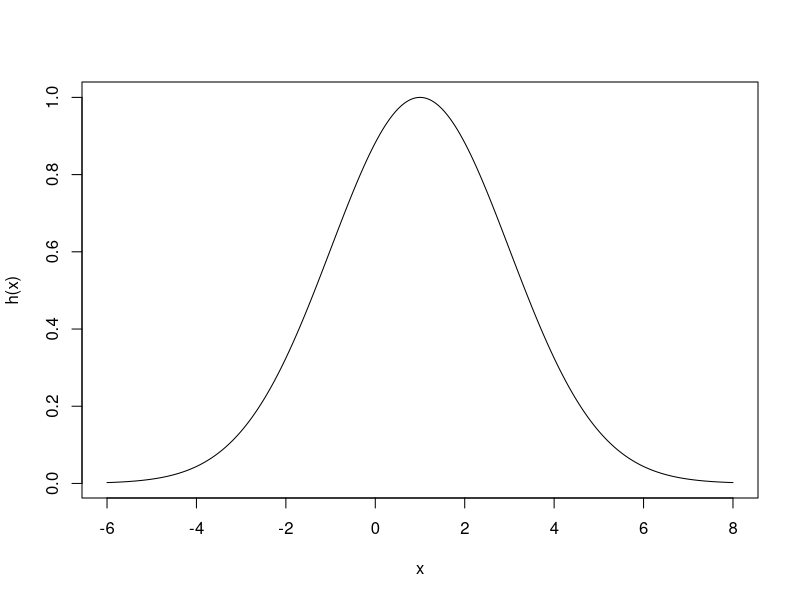

Write R code to recreate this figure.
## ---- chunk 1
#| label: silly
m = 1
s = 2
x_vals <- seq(-6, 8, length.out = 500)
y_vals <- exp(-0.5 * ((x_vals - m) / s)^2)
plot(x_vals, y_vals, type = "l", xlab = "x", ylab = "h(x)")
